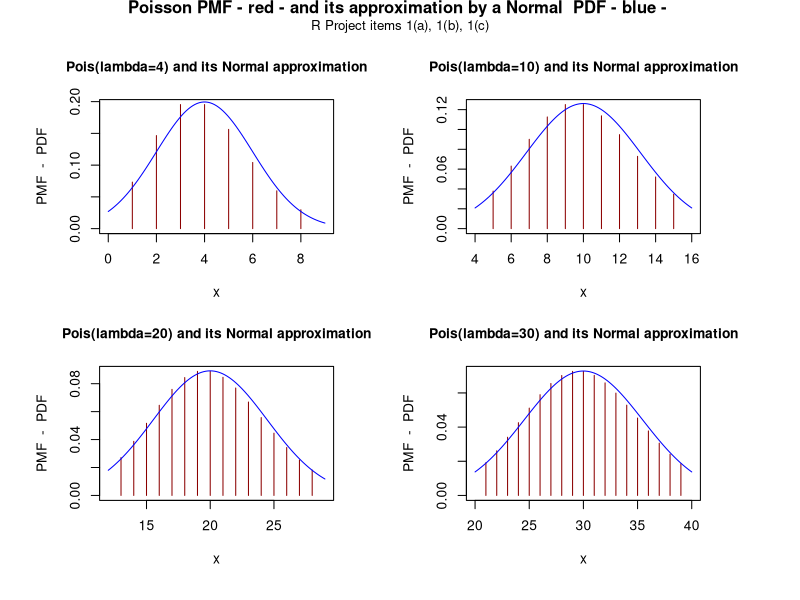
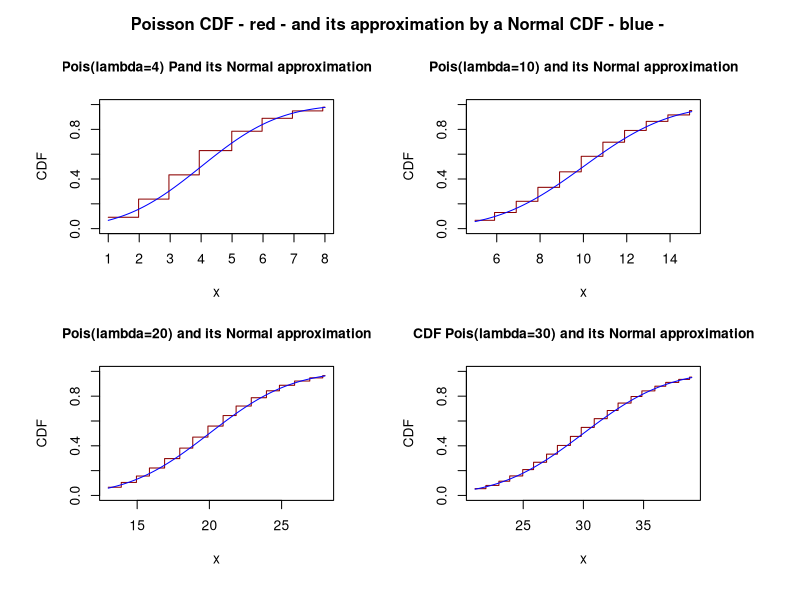
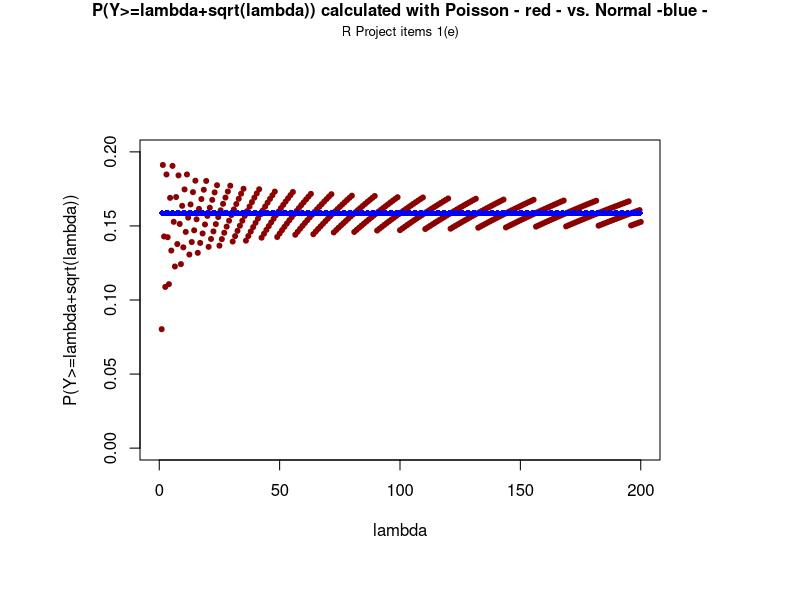

R code for these plots, in order:
#################################################################################
## Course:   ST 501 (601) Fall 2017 Fundamentals of Statistical Inference I    ##
## GROUP 04                                                                    ##
##                                                                             ##
## ST 501 - R Project - Item 1                                                 ##
## Date: 11/16/2017                                                            ## 
##                                                                             ##
#################################################################################


# Define PMF/PDF functions for:
#     (a) Pois(lambda= 4) and Norm(lambda= 4,sigma^2= 4)
#     (b) Pois(lambda=10) and Norm(lambda=10,sigma^2=10)
#     (c) Pois(lambda=20) and Norm(lambda=20,sigma^2=20) 
#     (d) Pois(lambda=30) and Norm(lambda=30,sigma^2=30) 
PMFPois04<-function(x){dpois(x,lambda=4)}
PDFNorm04<-function(x){dnorm(x,mean=4,sd=sqrt(4))}
PMFPois10<-function(x){dpois(x,lambda=10)}
PDFNorm10<-function(x){dnorm(x,mean=10,sd=sqrt(10))}
PMFPois20<-function(x){dpois(x,lambda=20)}
PDFNorm20<-function(x){dnorm(x,mean=20,sd=sqrt(20))}
PMFPois30<-function(x){dpois(x,lambda=30)}
PDFNorm30<-function(x){dnorm(x,mean=30,sd=sqrt(30))}

# Define CDF functions for:
#     (a) Pois(lambda= 4) and Norm(lambda= 4,sigma^2= 4)
#     (b) Pois(lambda=10) and Norm(lambda=10,sigma^2=10)
#     (c) Pois(lambda=20) and Norm(lambda=20,sigma^2=20) 
#     (d) Pois(lambda=30) and Norm(lambda=30,sigma^2=30) 
CDFPois04<-function(x){ppois(x,lambda=4)}
CDFNorm04<-function(x){pnorm(x,mean=4,sd=sqrt(4))}
CDFPois10<-function(x){ppois(x,lambda=10)}
CDFNorm10<-function(x){pnorm(x,mean=10,sd=sqrt(10))}
CDFPois20<-function(x){ppois(x,lambda=20)}
CDFNorm20<-function(x){pnorm(x,mean=20,sd=sqrt(20))}
CDFPois30<-function(x){ppois(x,lambda=30)}
CDFNorm30<-function(x){pnorm(x,mean=30,sd=sqrt(30))}

# Finding the 10% quintile and 95% quintile to 
# get a good ploting range for x
#     (a) Pois(lambda=4), 
#     (b) Pois(lambda=10), 
#     (c) Pois(lambda=20) and 
#     (d) Pois(lambda=30) 
Pois04Left<-qpois(0.05,lambda=4)
Pois04Right<-qpois(0.95,lambda=4)
Pois10Left<-qpois(0.05,lambda=10)
Pois10Right<-qpois(0.95,lambda=10)
Pois20Left<-qpois(0.05,lambda=20)
Pois20Right<-qpois(0.95,lambda=20)
Pois30Left<-qpois(0.05,lambda=30)
Pois30Right<-qpois(0.95,lambda=30)

# creating 4 areas of plotting:
par(mfrow=c(2,2),mar=c(4,4,4,4), oma=c(2,2,2,2))

# Top left graph: PMF Poisson (4) and its normal approximation
at<-Pois04Left:Pois04Right
plot(at,PMFPois04(at),type="h",ylim=c(0,dpois(4,lambda=4)),xlim=c(Pois04Left-1,Pois04Right+1),
     xlab="x",ylab="PMF  -  PDF",col="dark red",
     main="Pois(lambda=4) and its Normal approximation", font=1,ps = 12, cex = 1, cex.main = 1)
# overlapping the normal in blue
curve(PDFNorm04, type = "l",col="blue", add=TRUE)

# Top right graph: PMF Poisson (10) and its normal approximation
at<-Pois10Left:Pois10Right
plot(at,PMFPois10(at),type="h",ylim=c(0,dpois(10,lambda=10)),xlim=c(Pois10Left-1,Pois10Right+1),
     xlab="x",ylab="PMF  -  PDF",col="dark red",
    main="Pois(lambda=10) and its Normal approximation", font=1,ps = 12, cex = 1, cex.main = 1)
# overlapping the normal in blue
curve(PDFNorm10, type = "l",col="blue", add=TRUE)

# Top right graph: PMF Poisson (20) and its normal approximation
at<-Pois20Left:Pois20Right
plot(at,PMFPois20(at),type="h",ylim=c(0,dpois(20,lambda=20)),xlim=c(Pois20Left-1,Pois20Right+1),
     xlab="x",ylab="PMF  -  PDF",col="dark red",
    main="Pois(lambda=20) and its Normal approximation", font=1,ps = 12, cex = 1, cex.main = 1)
# overlapping the normal in blue
curve(PDFNorm20, type = "l",col="blue", add=TRUE)

# Bottom right graph: PMF Poisson (30) and its normal approximation
at<-Pois30Left:Pois30Right
plot(at,PMFPois30(at),type="h",ylim=c(0,dpois(30,lambda=30)),xlim=c(Pois30Left-1,Pois30Right+1),
     xlab="x",ylab="PMF  -  PDF",col="dark red",
    main="Pois(lambda=30) and its Normal approximation", font=1,ps = 12, cex = 1, cex.main = 1)
# overlapping the normal in blue
curve(PDFNorm30, type = "l",col="blue", add=TRUE)

# General Title
mtext("Poisson PMF - red - and its approximation by a Normal  PDF - blue - ", side=3, line=1, outer=TRUE, font=2)
mtext("R Project items 1(a), 1(b), 1(c)", side=3, line=0, outer=TRUE, font=1, cex=0.8)

# creating 4 areas of plotting:
par(mfrow=c(2,2),mar=c(4,4,4,4), oma=c(2,2,2,2))

# Top left graph: CDF Poisson (4) and its normal approximation
plot(CDFPois04, type = "S",ylim=c(0,1),xlim=c(Pois04Left,Pois04Right),xlab="x",ylab="CDF",col="dark red",
     main="Pois(lambda=4) Pand its Normal approximation", font=1,ps = 12, cex = 1, cex.main = 1)
# overlapping the normal in blue
curve(CDFNorm04, type = "l",col="blue", add=TRUE)

# Top right graph: CDF Poisson (10) and its normal approximation
plot(CDFPois10, type = "S",ylim=c(0,1),xlim=c(Pois10Left,Pois10Right),xlab="x",ylab="CDF",col="dark red",
     main="Pois(lambda=10) and its Normal approximation", font=1,ps = 12, cex = 1, cex.main = 1)
# overlapping the normal in blue
curve(CDFNorm10, type = "l",col="blue", add=TRUE)

# Top right graph: CDF Poisson (20) and its normal approximation
plot(CDFPois20, type = "S",ylim=c(0,1),xlim=c(Pois20Left,Pois20Right),xlab="x",ylab="CDF",col="dark red",
     main="Pois(lambda=20) and its Normal approximation", font=1,ps = 12, cex = 1, cex.main = 1)
# overlapping the normal in blue
curve(CDFNorm20, type = "l",col="blue", add=TRUE)

# Bottom right graph: CDF Poisson (30) and its normal approximation
plot(CDFPois30, type = "S",ylim=c(0,1),xlim=c(Pois30Left,Pois30Right),xlab="x",ylab="CDF",col="dark red",
     main="CDF Pois(lambda=30) and its Normal approximation", font=1,ps = 12, cex = 1, cex.main = 1)
# overlapping the normal in blue
curve(CDFNorm30, type = "l",col="blue", add=TRUE)

# General Title
mtext("Poisson CDF - red - and its approximation by a Normal CDF - blue - ", side=3, outer=TRUE, font=2)

# The following is R Project  item 1(d)
#    For each of the settings for the mean parameter, 
#    use R to find P(Y>=lambda+sqrt(lambda) using the 
#    Poisson distribution and the normal approximation

#    using poison to calculate P(Y>=lambda+sqrt(lambda) for a given lambda
ProbPoisson<-function(x){1-ppois(x+sqrt(x),lambda=x)}
#    using normal to calculate P(Y>=lambda+sqrt(lambda) for a given lambda
ProbNormal<-function(x){1-pnorm(x+sqrt(x),mean=x,sd=sqrt(x))}
#    calculating P(Y>=lambda+sqrt(lambda) for lambda in (4,10,20,30)
Probabilities <- matrix(c(ProbPoisson(4), ProbNormal(4),
                          ProbPoisson(10),ProbNormal(10),
                          ProbPoisson(20),ProbNormal(20),
                          ProbPoisson(30),ProbNormal(30)),
                        nrow = 4, ncol = 2, byrow = TRUE,
                        dimnames = list(c("lambda=4","lambda=10","lambda=20","lambda=30"),
                                        c("Poisson", "Normal")))
                                        
Probabilities

# creating 1 areas of plotting 
par(mfrow=c(1,1),mar=c(5,5,5,5), oma=c(2,2,2,2))

# Calculation P(Y>=lambda+sqrt(lambda)) calculated with Poisson(lambda) vs. Normal(lambda,lambda^2) 
plot((1:399)/2 + 0.5, ProbPoisson((1:399)/2 + 0.5),ylim=c(0,0.2),xlim=c(0,399/2 + 0.5), 
     font=1,ps = 12, cex = 1, cex.main = 1,xlab="lambda",ylab="P(Y>=lambda+sqrt(lambda))",col="dark red",pch=20)
# overlapping the normal in blue
points((1:399)/2 + 0.5, ProbNormal((1:399)/2 + 0.5),col="blue", pch=18, cex=0.8)
# General Title
mtext("P(Y>=lambda+sqrt(lambda)) calculated with Poisson - red - vs. Normal -blue -", side=3, line=1, outer=TRUE, font=2)
mtext("R Project items 1(e)", side=3, line=0, outer=TRUE, font=1, cex=0.8)


